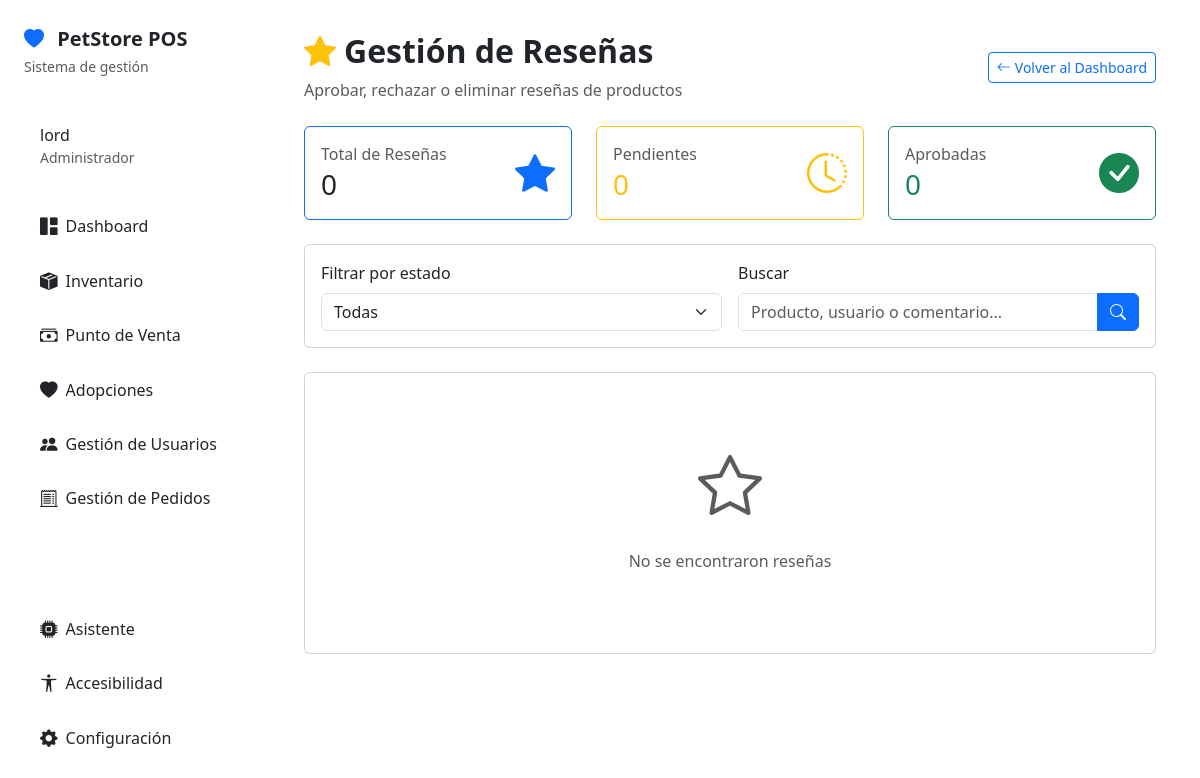
Before: /es/dashboard/reseñas/ (signed in) with the older database file.
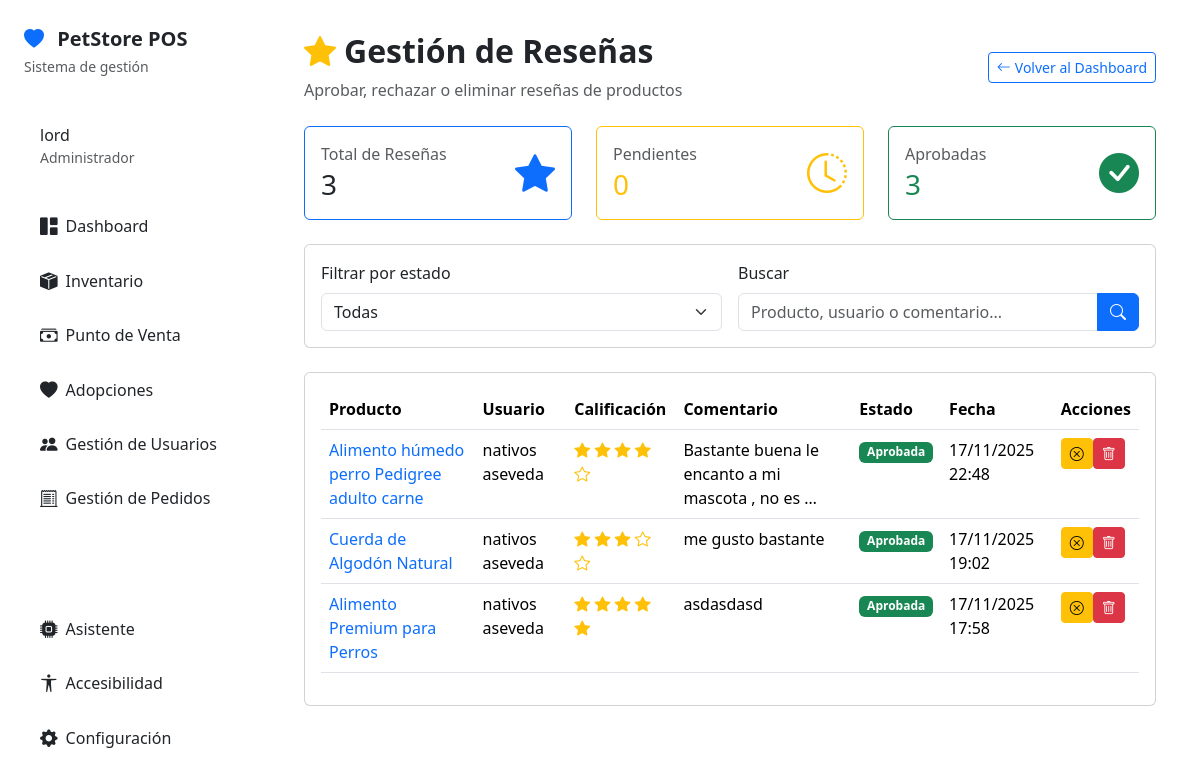
After: the same page with the newer database file.
### catalog/models.py (models this page shows, shortened)
class ProductReview(models.Model):
    product = models.ForeignKey(
        Product,
        on_delete=models.CASCADE,
        related_name='reviews',
        verbose_name=_("Producto")
    )
    user = models.ForeignKey(
        'auth.User',
        on_delete=models.CASCADE,
        related_name='product_reviews',
        verbose_name=_("Usuario")
    )
    rating = models.PositiveIntegerField(
        _("Calificación"),
        choices=[(i, i) for i in range(1, 6)],
        help_text=_("Calificación de 1 a 5 estrellas")
    )
    comment = models.TextField(
        _("Comentario"),
        max_length=1000,
        blank=True
    )
    is_approved = models.BooleanField(
        _("Aprobado"),
        default=False,
        help_text=_("Las reseñas deben ser aprobadas por un administrador antes de mostrarse")
    )
    created_at = models.DateTimeField(_("Fecha de Creación"), auto_now_add=True)
    updated_at = models.DateTimeField(_("Fecha de Actualización"), auto_now=True)
    class Meta:
        ordering = ['-created_at']
        unique_together = [['product', 'user']]
        verbose_name = _("Reseña de Producto")
        verbose_name_plural = _("Reseñas de Productos")

class Product(models.Model):
    sku = models.CharField(_("SKU"), max_length=3, unique=True)
    name = models.CharField(_("Nombre"), max_length=120)
    category = models.CharField(_("Categoría"), max_length=8, choices=Category.choices)
    price = models.DecimalField(_("Precio"), max_digits=10, decimal_places=2)
    stock = models.PositiveIntegerField(_("Stock"), default=0)
    description = models.TextField(_("Descripción"), blank=True)
    image = models.ImageField(_("Imagen"), upload_to="products/", blank=True, null=True)
    is_active = models.BooleanField(_("Activo"), default=True)
    created_at = models.DateTimeField(auto_now_add=True)
    class Meta:
        ordering = ["name"]
        verbose_name = _("Producto")
        verbose_name_plural = _("Productos")
        indexes = [
            models.Index(fields=['category', 'is_active']),
            models.Index(fields=['sku']),
        ]

### core/context_processors.py (called while the page is built)
def openai_chatbot(request):
    return {
        'OPENAI_ENABLED': getattr(settings, 'OPENAI_ENABLED', False),
    }

### templates/dashboard/reviews.html (shortened to what the changed rows need)
{% extends "dashboard/base.html" %}
{% load static %}
{% load i18n %}
{% block dashboard_content %}
<div class="d-flex justify-content-between align-items-center mb-4">
    <div>
        <h2 class="fw-bold mb-2">
            <i class="bi bi-star-fill text-warning me-2"></i>{% trans "Gestión de Reseñas" %}
        </h2>
    </div>
</div>
<div class="row mb-4">
    <div class="col-md-4">
        <div class="card border-primary">
            <div class="card-body">
                <div class="d-flex justify-content-between align-items-center">
                    <div>
                        <h6 class="text-muted mb-1">{% trans "Total de Reseñas" %}</h6>
                        <h3 class="mb-0">{{ total_reviews }}</h3>
                    </div>
                </div>
            </div>
        </div>
    </div>
    <div class="col-md-4">
        <div class="card border-success">
            <div class="card-body">
                <div class="d-flex justify-content-between align-items-center">
                    <div>
                        <h6 class="text-muted mb-1">{% trans "Aprobadas" %}</h6>
                        <h3 class="mb-0 text-success">{{ approved_reviews }}</h3>
                    </div>
                </div>
            </div>
        </div>
    </div>
</div>
<div class="card">
    <div class="card-body">
        {% if reviews %}
            <div class="table-responsive">
                <table class="table table-hover">
                    <thead>
                        <tr>
                            <th>{% trans "Producto" %}</th>
                            <th>{% trans "Usuario" %}</th>
                            <th>{% trans "Calificación" %}</th>
                            <th>{% trans "Comentario" %}</th>
                            <th>{% trans "Estado" %}</th>
                            <th>{% trans "Fecha" %}</th>
                            <th>{% trans "Acciones" %}</th>
                        </tr>
                    </thead>
                    <tbody>
                        {% for review in reviews %}
                        <tr>
                            <td>
                                <a href="{% url 'catalog:product_detail' review.product.id %}" class="text-decoration-none">
                                    {{ review.product.name }}
                                </a>
                            </td>
                            <td>{{ review.user.get_full_name|default:review.user.username }}</td>
                            <td>
                                <div class="text-warning">
                                    {% for i in "12345" %}
                                        <i class="bi bi-star{% if forloop.counter <= review.rating %}-fill{% endif %}"></i>
                                    {% endfor %}
                                </div>
                            </td>
                            <td>
                                {% if review.comment %}
                                    <span title="{{ review.comment }}">{{ review.comment|truncatewords:10 }}</span>
                                {% else %}
                                    <span class="text-muted">-</span>
                                {% endif %}
                            </td>
                            <td>
                                {% if review.is_approved %}
                                    <span class="badge bg-success">{% trans "Aprobada" %}</span>
                                {% else %}
                                    <span class="badge bg-warning">{% trans "Pendiente" %}</span>
                                {% endif %}
                            </td>
                            <td>{{ review.created_at|date:"d/m/Y H:i" }}</td>
                            <td>
                                <div class="btn-group btn-group-sm" role="group">
                                    {% if review.is_approved %}
                                        <form method="post" style="display: inline;">
                                            <button type="submit" class="btn btn-warning btn-sm" title="{% trans 'Rechazar' %}">
                                                <i class="bi bi-x-circle"></i>
                                            </button>
                                        </form>
                                    {% endif %}
                                    <form method="post" style="display: inline;" onsubmit="return confirm('{% trans '¿Estás seguro de eliminar esta reseña?' %}');">
                                        <button type="submit" class="btn btn-danger btn-sm" title="{% trans 'Eliminar' %}">
                                            <i class="bi bi-trash"></i>
                                        </button>
                                    </form>
                                </div>
                            </td>
                        </tr>
                        {% endfor %}
                    </tbody>
                </table>
            </div>
        {% else %}
            <div class="text-center py-5">
                <i class="bi bi-star text-muted" style="font-size: 4rem;"></i>
                <p class="text-muted mt-3">{% trans "No se encontraron reseñas" %}</p>
            </div>
        {% endif %}
    </div>
</div>
{% endblock %}

Changed rows visible on the page:
added ProductReview: product.name "Alimento húmedo perro Pedigree adulto carne", user.get_full_name "nativos aseveda", rating 4 (drawn), comment "Bastante buena le encanto a mi mascota , no es …", created_at "17/11/2025 22:48"
added ProductReview: product.name "Cuerda de Algodón Natural", user.get_full_name "nativos aseveda", rating 3 (drawn), comment "me gusto bastante", created_at "17/11/2025 19:02"
added ProductReview: product.name "Alimento Premium para Perros", user.get_full_name "nativos aseveda", rating 5 (drawn), comment "asdasdasd", created_at "17/11/2025 17:58"
Other visible differences:
{{ total_reviews }}: "0" → "3"
{{ approved_reviews }}: "0" → "3"
text no longer shown: "No se encontraron reseñas"
text now shown: "Producto Usuario Calificación Comentario Estado Fecha Acciones"
